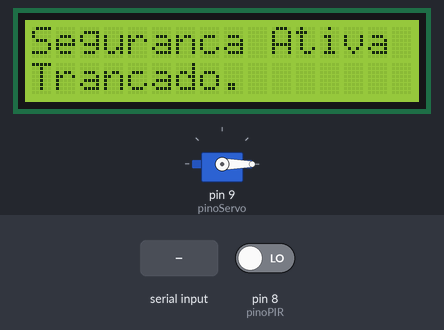
Bench run of a sketch on a simulated Arduino Uno, built with avr-gcc and run on an emulated ATmega328P. On the bench: 16×2 character LCD, servo. The inputs (shaded band) are chosen by the test bench; at power-on: pin 8 (pinoPIR) LOW.

Above: at 3.2 s.
3.3 s: "A\n" received over Serial
At 4.1 s:
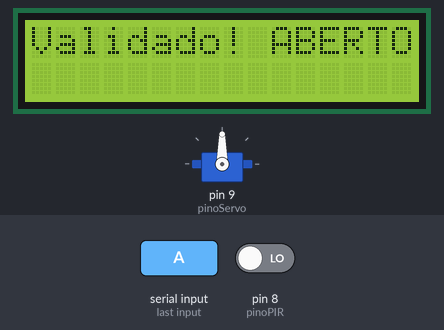
4.8 s: byte 82 ('R') received over Serial
At 5.3 s:
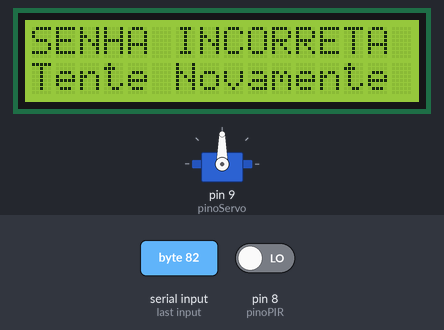
7.8 s: byte 78 ('N') received over Serial
At 8.7 s:
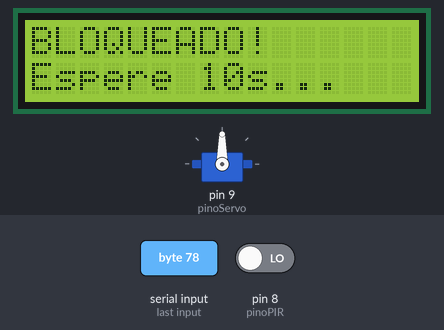
Timing chart, 0 to 10.8 s (numbered marks = the images above; inputs shaded):
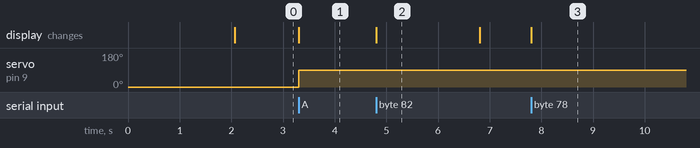

The sketch:

ArduinoUno.ino
```cpp
#include <LiquidCrystal.h>
#include <Servo.h>

// LCD: RS=12, E=11, D4=7, D5=6, D6=5, D7=4
LiquidCrystal lcd(12, 11, 7, 6, 5, 4);

Servo meuServo;
const int pinoServo = 9;
const int pinoPIR = 8;

unsigned long ultimoMovimento = 0;
const long intervaloBloqueio = 10000;

// Variáveis de Estado
bool aguardandoToken = false;
bool cofreEstaAberto = false;
String tokenSalvo = ""; // Guardamos o token aqui para poder mostrar de novo se errar

void setup() {
  Serial.begin(115200);

  lcd.begin(16, 2);
  lcd.print("Cofre IoT 2FA");

  meuServo.attach(pinoServo);
  meuServo.write(0);
  pinMode(pinoPIR, INPUT);

  delay(2000);
  telaInicial();
}

void loop() {
  // --- 1. SENSOR PIR ---
  if (!aguardandoToken && !cofreEstaAberto && digitalRead(pinoPIR) == HIGH) {
    if (millis() - ultimoMovimento > intervaloBloqueio) {
      Serial.write('M');
      ultimoMovimento = millis();
      aguardandoToken = true;

      lcd.clear();
      lcd.print("Detectado!");
      lcd.setCursor(0, 1);
      lcd.print("Pedindo Token...");
    }
  }

  // --- 2. RECEBER COMANDOS DO ESP ---
  if (Serial.available()) {
    char comando = Serial.read();

    // --> RECEBEU TOKEN NOVO ('C')
    if (comando == 'C') {
      tokenSalvo = Serial.readStringUntil('\n'); // Salva na memória
      tokenSalvo.trim();
      if (tokenSalvo.length() > 0) mostrarToken();
    }
    // --> ABRIR ('A')
    else if (comando == 'A') {
      abrirCofre();
    }
    // --> TENTAR NOVAMENTE ('R') - Errou, mas tem chance
    else if (comando == 'R') {
      tentativaFalha();
    }
    // --> BLOQUEIO TOTAL ('N') - Errou 3 vezes
    else if (comando == 'N') {
      bloqueioTotal();
    }
    // --> FECHAR MANUAL ('F')
    else if (comando == 'F') {
      fecharCofre();
    }
  }
}

// --- FUNÇÕES ---

void telaInicial() {
  lcd.clear();
  lcd.print("Seguranca Ativa");
  lcd.setCursor(0, 1);
  lcd.print("Trancado.");
}

void mostrarToken() {
  lcd.clear();
  lcd.setCursor(0, 0);
  lcd.print("TOKEN DE ACESSO:");
  lcd.setCursor(5, 1);
  lcd.print(tokenSalvo);
}

void abrirCofre() {
  lcd.clear();
  lcd.print("Validado! ABERTO");
  meuServo.write(90);

  aguardandoToken = false;
  cofreEstaAberto = true;
}

void tentativaFalha() {
  // Usuário errou, mas ainda tem tentativas
  lcd.clear();
  lcd.print("SENHA INCORRETA");
  lcd.setCursor(0, 1);
  lcd.print("Tente Novamente");

  delay(2000); // Mostra o erro por 2 segundos

  // IMPORTANTE: Volta a mostrar o token para ele tentar de novo
  mostrarToken();
}

void bloqueioTotal() {
  // Usuário errou 3 vezes
  lcd.clear();
  lcd.print("BLOQUEADO!");
  lcd.setCursor(0, 1);
  lcd.print("Espere 10s...");

  // O sistema congela aqui por 10 segundos (Requisito solicitado)
  delay(10000);

  aguardandoToken = false; // Reseta o sistema
  telaInicial();
}

void fecharCofre() {
  lcd.clear();
  lcd.print("TRANCANDO...");
  meuServo.write(0);
  delay(2000);

  cofreEstaAberto = false;
  aguardandoToken = false;
  ultimoMovimento = 0;
  telaInicial();
}
```

Measured:
- after the input at 3.3 s, servo on pin 9 (pinoServo): 0° → 90° at once; the display: changes at once (image 1)
- after the input at 4.8 s, the display: changes at once (image 2)
- after the input at 7.8 s, the display: changes at once (image 3)
- what the display in image 2 shows lasts 2.0 s, from 4.8 s to 6.8 s
